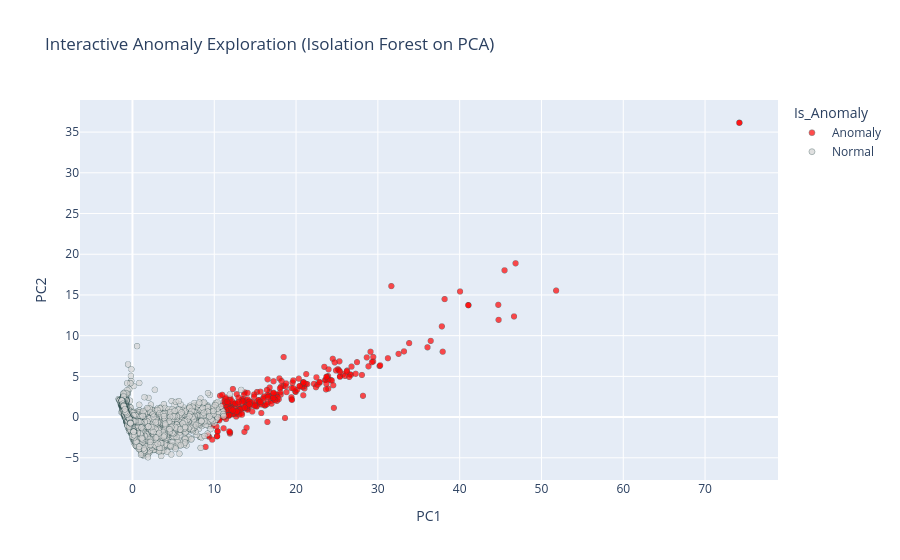

Here is the notebook cell this chart was saved with:
### Code cell
## Code for section 8

import pandas as pd
import numpy as np
import matplotlib.pyplot as plt
import seaborn as sns
import plotly.express as px

print("--- Building Final Visualization Dashboard ---")

# 1. Dashboard Layout Setup (Static Visualizations)
fig = plt.figure(figsize=(20, 12))
fig.suptitle('Unsupervised Learning & Anomaly Detection Dashboard', fontsize=20, fontweight='bold')

# Subplot A: Correlation Heatmap
ax1 = fig.add_subplot(2, 2, 1)
sns.heatmap(corr_matrix, cmap='coolwarm', annot=False, ax=ax1, cbar_kws={"shrink": .8})
ax1.set_title('Feature Correlation Heatmap', fontsize=14)

# Subplot B: PCA with Clusters (Using K-Means labels from Section 4)
ax2 = fig.add_subplot(2, 2, 2)
scatter2 = ax2.scatter(X_pca_transformed[:, 0], X_pca_transformed[:, 1], c=labels_kmeans, cmap='viridis', s=15, alpha=0.7)
ax2.set_title('PCA Projection with K-Means Clusters', fontsize=14)
ax2.set_xlabel('Principal Component 1')
ax2.set_ylabel('Principal Component 2')
fig.colorbar(scatter2, ax=ax2, label='Cluster ID')

# Subplot C: Pairplot (Created separately as seaborn pairplot creates its own figure)
# We select a subset of key features to avoid extremely long rendering times
pairplot_features = ['mean_score', 'num_list_users', 'average_episode_duration_seconds']
pairplot_df = anime_df[pairplot_features].dropna().copy()
# Add a categorical column based on score for coloring the pairplot
pairplot_df['Score_Tier'] = pd.qcut(pairplot_df['mean_score'], q=3, labels=['Low', 'Medium', 'High'])

plt.tight_layout(rect=[0, 0.03, 1, 0.95])
plt.show()

print("\n--- Generating Pairplot (Subset of Features) ---")
sns.pairplot(pairplot_df, hue='Score_Tier', palette='Set2', corner=True, diag_kind='kde')
plt.suptitle('Pairplot of Key Features by Score Tier', y=1.02, fontsize=14)
plt.show()

print("\n--- Generating Interactive Anomaly Dashboard (Plotly) ---")
# 2. Interactive Anomaly Exploration using Plotly
# We will use the Isolation Forest anomalies we found in Section 5
interactive_df = pd.DataFrame({
    'PC1': X_pca_transformed[:, 0],
    'PC2': X_pca_transformed[:, 1],
    'Score': X_imputed[:, pca_features.index('mean_score')],
    'Users': X_imputed[:, pca_features.index('num_list_users')],
    'Is_Anomaly': ['Anomaly' if x else 'Normal' for x in iso_anomalies]
})

# Create the interactive scatter plot
interactive_fig = px.scatter(
    interactive_df, 
    x='PC1', 
    y='PC2', 
    color='Is_Anomaly',
    color_discrete_map={'Normal': 'lightgrey', 'Anomaly': 'red'},
    hover_data=['Score', 'Users'],
    title='Interactive Anomaly Exploration (Isolation Forest on PCA)',
    opacity=0.7
)

interactive_fig.update_traces(marker=dict(size=6, line=dict(width=0.5, color='DarkSlateGrey')))
interactive_fig.show()

### Figure 1 — Plotly figure (JSON) as saved in the notebook; plotly's stock layout.template omitted (floating-point values rounded to 4 significant figures; data arrays with more than 128 entries replaced by an {"elided": "..."} marker saying what was removed)
{"data": [{"customdata": {"elided": "294x2 float values"}, "hovertemplate": "Is_Anomaly=Anomaly<br>PC1=%{x}<br>PC2=%{y}<br>Score=%{customdata[0]}<br>Users=%{customdata[1]}<extra></extra>", "legendgroup": "Anomaly", "marker": {"color": "red", "line": {"color": "DarkSlateGrey", "width": 0.5}, "opacity": 0.7, "size": 6, "symbol": "circle"}, "mode": "markers", "name": "Anomaly", "showlegend": true, "type": "scattergl", "x": {"elided": "294 float values"}, "xaxis": "x", "y": {"elided": "294 float values"}, "yaxis": "y"}, {"customdata": {"elided": "29081x2 float values"}, "hovertemplate": "Is_Anomaly=Normal<br>PC1=%{x}<br>PC2=%{y}<br>Score=%{customdata[0]}<br>Users=%{customdata[1]}<extra></extra>", "legendgroup": "Normal", "marker": {"color": "lightgrey", "line": {"color": "DarkSlateGrey", "width": 0.5}, "opacity": 0.7, "size": 6, "symbol": "circle"}, "mode": "markers", "name": "Normal", "showlegend": true, "type": "scattergl", "x": {"elided": "29081 float values"}, "xaxis": "x", "y": {"elided": "29081 float values"}, "yaxis": "y"}], "layout": {"legend": {"title": {"text": "Is_Anomaly"}, "tracegroupgap": 0}, "title": {"text": "Interactive Anomaly Exploration (Isolation Forest on PCA)"}, "xaxis": {"anchor": "y", "domain": [0, 1], "title": {"text": "PC1"}}, "yaxis": {"anchor": "x", "domain": [0, 1], "title": {"text": "PC2"}}}}
